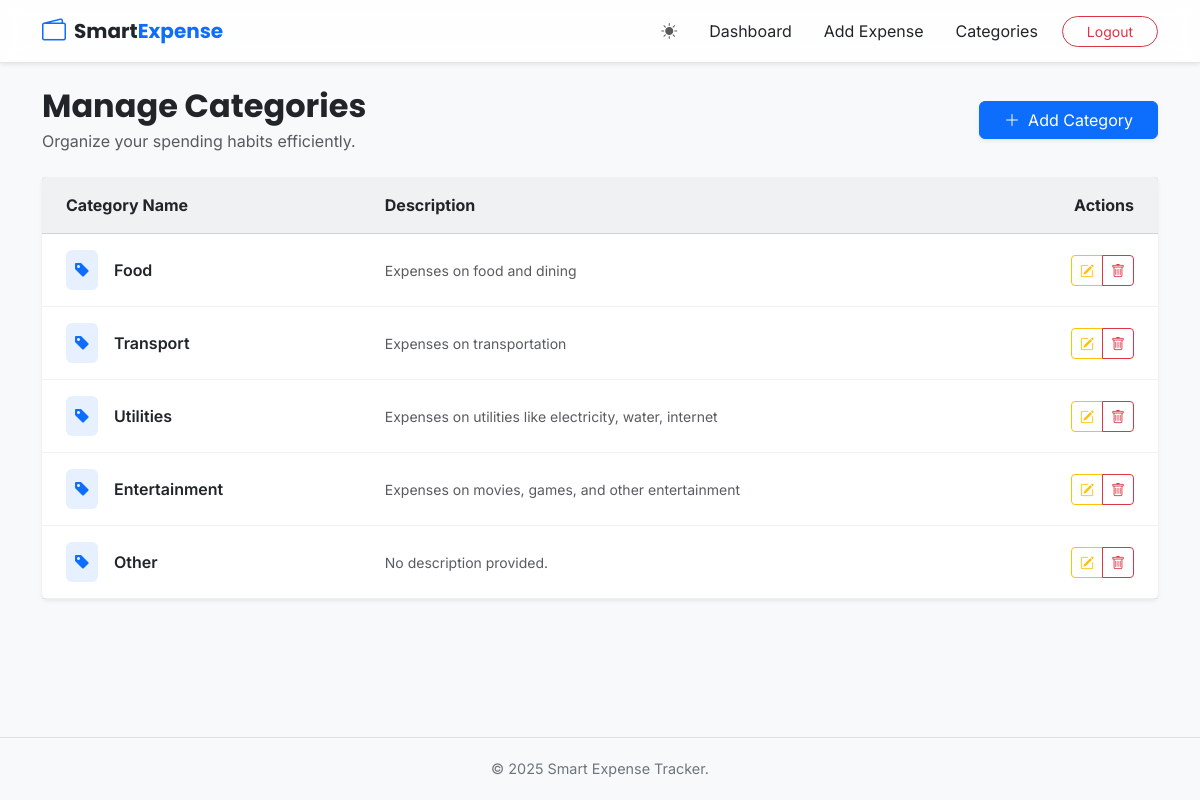
/categories (signed in), run on the app's committed database.
### models.py (models this page shows)
class Category(db.Model):
    id = db.Column(db.Integer, primary_key=True)
    name = db.Column(db.String(100), nullable=False)
    description = db.Column(db.String(300))
    user_id = db.Column(db.Integer, db.ForeignKey('user.id'), nullable=False)
    expenses = db.relationship('Expense', backref='category', lazy=True)

### app.py (the view)
@app.route('/categories')
@login_required
def list_categories():
    categories = db.session.query(Category).filter_by(user_id=current_user.id).all()
    return render_template('categories.html', categories=categories)

### app.py (called while the page is built)
@login_manager.user_loader
def load_user(user_id):
    return db.session.get(User, int(user_id))

### templates/categories.html (shortened to what this page needs)
{% extends 'base.html' %}
{% block content %}
<div class="d-flex justify-content-between align-items-center mb-4 fade-in">
    <div>
        <h2 class="mb-1 fw-bold">Manage Categories</h2>
        <p class="text-muted mb-0">Organize your spending habits efficiently.</p>
    </div>
    <a href="{{ url_for('add_category') }}" class="btn btn-primary shadow-sm px-4">
        <i class="bi bi-plus-lg me-2"></i>Add Category
    </a>
</div>
<div class="card border-0 shadow-sm fade-in">
    <div class="card-body p-0">
        <div class="table-responsive">
            <table class="table table-hover align-middle mb-0" style="color: #e0e0e0;">
                <thead class="bg-secondary bg-opacity-10 border-bottom border-secondary border-opacity-25">
                    <tr>
                        <th class="ps-4 py-3" style="width: 30%;">Category Name</th>
                        <th class="py-3">Description</th>
                        <th class="text-end pe-4 py-3" style="width: 15%;">Actions</th>
                    </tr>
                </thead>
                <tbody>
                    {% for cat in categories %}
                    <tr class="border-bottom border-secondary border-opacity-10 transition-hover">
                        <td class="ps-4 py-3">
                            <div class="d-flex align-items-center">
                                <div class="bg-primary bg-opacity-10 text-primary rounded p-2 me-3">
                                    <i class="bi bi-tag-fill"></i>
                                </div>
                                <span class="fw-semibold">{{ cat.name }}</span>
                            </div>
                        </td>
                        <td class="text-muted small">
                            {{ cat.description if cat.description else 'No description provided.' }}
                        </td>
                        <td class="text-end pe-4">
                            <div class="btn-group" role="group">
                                <a href="{{ url_for('edit_category', category_id=cat.id) }}"
                                   class="btn btn-sm btn-outline-warning"
                                   data-bs-toggle="tooltip"
                                   title="Edit Category">
                                    <i class="bi bi-pencil-square"></i>
                                </a>
                                <a href="{{ url_for('delete_category', category_id=cat.id) }}"
                                   class="btn btn-sm btn-outline-danger"
                                   onclick="return confirm('⚠️ Are you sure? Deleting this category might affect expenses linked to it.');"
                                   data-bs-toggle="tooltip"
                                   title="Delete Category">
                                    <i class="bi bi-trash"></i>
                                </a>
                            </div>
                        </td>
                    </tr>
                    {% endfor %}
                </tbody>
            </table>
        </div>
    </div>
</div>
{% endblock %}

### templates/base.html (shortened to what this page needs)
<!DOCTYPE html>
<html lang="en" data-bs-theme="dark"> <head>
    <link href="https://cdn.jsdelivr.net/npm/bootstrap@5.3.0/dist/css/bootstrap.min.css" rel="stylesheet">
    <link rel="stylesheet" href="https://cdn.jsdelivr.net/npm/bootstrap-icons@1.11.0/font/bootstrap-icons.css">
    <link rel="stylesheet" href="{{ url_for('static', filename='css/style.css') }}">
</head>
<body>
<nav class="navbar navbar-expand-lg navbar-glass shadow-sm">
    <div class="container">
        <a class="navbar-brand fw-bold d-flex align-items-center gap-2" href="{{ url_for('dashboard') }}">
            <i class="bi bi-wallet2 text-primary fs-4"></i>
            <span style="color: var(--text-color);">Smart<span class="text-primary">Expense</span></span>
        </a>
        <div class="collapse navbar-collapse" id="navbarNav">
            <ul class="navbar-nav ms-auto align-items-center">
                <li class="nav-item me-2">
                    <button class="btn btn-link nav-link px-2" id="themeToggle" title="Switch Theme">
                        <i class="bi bi-moon-stars-fill" id="themeIcon"></i>
                    </button>
                </li>
                {% if current_user.is_authenticated %}
                    <li class="nav-item"><a class="nav-link px-3" style="color: var(--text-color);" href="{{ url_for('dashboard') }}">Dashboard</a></li>
                    <li class="nav-item"><a class="nav-link px-3" style="color: var(--text-color);" href="{{ url_for('add_expense') }}">Add Expense</a></li>
                    <li class="nav-item"><a class="nav-link px-3" style="color: var(--text-color);" href="{{ url_for('list_categories') }}">Categories</a></li>
                    <li class="nav-item ms-lg-2">
                        <a class="btn btn-outline-danger btn-sm px-4 rounded-pill" href="{{ url_for('logout') }}">Logout</a>
                    </li>
                {% else %}
                    <li class="nav-item"><a class="nav-link px-3" style="color: var(--text-color);" href="{{ url_for('login') }}">Login</a></li>
                    <li class="nav-item ms-lg-2">
                        <a class="btn btn-primary btn-sm px-4 rounded-pill shadow" href="{{ url_for('register') }}">Get Started</a>
                    </li>
                {% endif %}
            </ul>
        </div>
    </div>
</nav>
<div class="container mt-4 mb-5 fade-in">
    {% block content %}{% endblock %}
</div>
<footer>
    <div class="container">
        <p class="mb-0">&copy; 2025 Smart Expense Tracker.</p>
    </div>
</footer>
</body>
</html>

### static/css/style.css (style rules this page uses)
:root { --primary-accent: #0d6efd; --app-bg: #f8f9fa; --card-bg: #ffffff; --glass-bg: rgba(255, 255, 255, 0.85); --text-color: #212529; --border-color: rgba(0, 0, 0, 0.1); }
body { font-family: 'Inter', sans-serif; background-color: var(--app-bg); color: var(--text-color); min-height: 100vh; display: flex; flex-direction: column; transition: background-color 0.3s ease, color 0.3s ease; }
h1, h2, h3, h4, h5, h6, .navbar-brand { font-family: 'Poppins', sans-serif; }
.navbar-glass { background-color: var(--glass-bg); backdrop-filter: blur(10px); -webkit-backdrop-filter: blur(10px); border-bottom: 1px solid var(--border-color); position: sticky; top: 0; z-index: 1000; transition: background-color 0.3s ease; }
.nav-link { transition: all 0.3s ease; position: relative; font-weight: 400; }
.card { border: 1px solid var(--border-color); background-color: var(--card-bg); box-shadow: 0 4px 6px rgba(0, 0, 0, 0.05); transition: background-color 0.3s ease, border-color 0.3s ease; }
.table { color: var(--text-color) !important; --bs-table-color: var(--text-color); --bs-table-bg: transparent; }
.fade-in { animation: fadeIn 0.6s ease-in-out; }
footer { margin-top: auto; border-top: 1px solid var(--border-color); padding: 20px 0; text-align: center; font-size: 0.9rem; color: #6c757d; }

### data on the page
Category: name "Food", description "Expenses on food and dining"
Category: name "Transport", description "Expenses on transportation"
Category: name "Utilities", description "Expenses on utilities like electricity, water, internet"
Category: name "Entertainment", description "Expenses on movies, games, and other entertainment"
Category: name "Other", description "No description provided."
